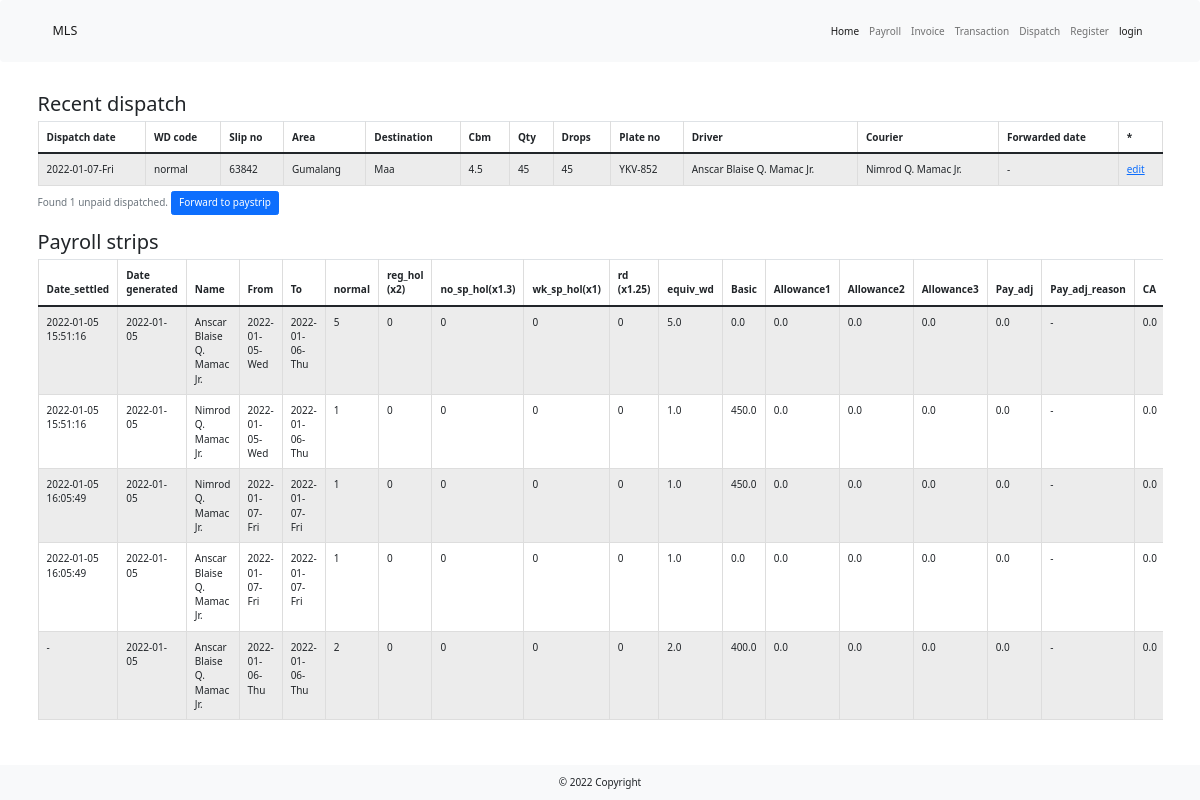
Page /payroll on the committed database.
### main.py (models this page shows)
class DispatchTable(UserMixin, db.Model):
    __tablename__ = "dispatch"
    id = db.Column(db.Integer, primary_key=True, unique=True)
    dispatch_date = db.Column(db.String(100), nullable=False)
    wd_code = db.Column(db.String(100), nullable=False)
    slip_no = db.Column(db.String(100), nullable=False)
    route = db.Column(db.String(100), nullable=False)
    area = db.Column(db.String(250))
    destination = db.Column(db.String(100))
    odo_start = db.Column(db.Integer)
    odo_end = db.Column(db.Integer)
    km = db.Column(db.Float(precision=1))
    cbm = db.Column(db.Float(precision=1), nullable=False)
    qty = db.Column(db.Integer, nullable=False)
    drops = db.Column(db.Integer, nullable=False)
    std_rate = db.Column(db.Float(precision=1), nullable=False)
    rate = db.Column(db.Float(precision=1), nullable=False)
    plate_no = db.Column(db.String(100), nullable=False)
    driver = db.Column(db.String(100), nullable=False)
    courier = db.Column(db.String(100), nullable=False)
    forwarded_date = db.Column(db.String(100), nullable=False)
    invoice_no = db.Column(db.String(100))
    or_no = db.Column(db.String(100))
    or_amt = db.Column(db.Float(precision=1))
    encoded_on = db.Column(db.String(100), nullable=False)
    encoded_by = db.Column(db.String(100))
    encoder_id = db.Column(db.Integer, db.ForeignKey("users.id"))
    encoder = relationship("UserTable", back_populates="dispatch")

class PayStripTable(UserMixin, db.Model):
    __tablename__ = "pay_strip"
    id = db.Column(db.Integer, primary_key=True, unique=True)
    date_settled = db.Column(db.String(100))
    start_date = db.Column(db.String(100), nullable=False)
    end_date = db.Column(db.String(100), nullable=False)
    employee_name = db.Column(db.String(100), nullable=False)
    employee_id = db.Column(db.String(100), nullable=False)
    normal = db.Column(db.Integer)
    reg_hol = db.Column(db.Integer)
    no_sp_hol = db.Column(db.Integer)
    wk_sp_hol = db.Column(db.Integer)
    rd = db.Column(db.Integer)
    equiv_wd = db.Column(db.Float(precision=2))
    basic = db.Column(db.Float(precision=2))
    allowance1 = db.Column(db.Float(precision=2))
    allowance2 = db.Column(db.Float(precision=2))
    allowance3 = db.Column(db.Float(precision=2))
    pay_adj = db.Column(db.Float(precision=2))
    pay_adj_reason = db.Column(db.String(250))
    cash_adv = db.Column(db.Float(precision=2))
    ca_date = db.Column(db.String(100))
    ca_deduction = db.Column(db.Float(precision=2))
    ca_remaining = db.Column(db.Float(precision=2))
    sss = db.Column(db.Float(precision=2))
    philhealth = db.Column(db.Float(precision=2))
    pag_ibig = db.Column(db.Float(precision=2))
    life_insurance = db.Column(db.Float(precision=2))
    income_tax = db.Column(db.Float(precision=2))
    total_pay = db.Column(db.Float(precision=2))
    total_deduct = db.Column(db.Float(precision=2))
    net_pay = db.Column(db.Float(precision=2))
    transferred_amt1 = db.Column(db.Float(precision=2))
    transferred_amt2 = db.Column(db.Float(precision=2))
    carry_over_next_month = db.Column(db.Float(precision=2))
    carry_over_past_month = db.Column(db.Float(precision=2))
    gen_date = db.Column(db.String(100))
    paid_by = db.Column(db.String(100))
    dispatch_ids = db.Column(db.String(200))

### main.py (the view)
@app.route("/payroll", methods=["Get", "Post"])
def payroll():
    with create_engine('sqlite:///lbc_dispatch.db').connect() as cnx:
        raw = pd.read_sql_table(
            table_name="dispatch",
            con=cnx, index_col='dispatch_date',
            columns=['id', 'dispatch_date', 'wd_code', 'slip_no',
                     'area', 'destination', 'cbm', 'qty', 'drops', 'plate_no',
                     'driver', 'courier', 'forwarded_date'
                     ],
        )
    unpaid_cnt = is_found(raw["forwarded_date"], "-")
    if unpaid_cnt > 0:
        paid = False
        df = raw.groupby("forwarded_date").get_group("-").sort_values("dispatch_date", ascending=False)  # group of unpaid dispatches
    else:
        paid = True
        df = raw.head(n=25).sort_values("dispatch_date", ascending=False)
    with create_engine('sqlite:///lbc_dispatch.db').connect() as cnx:
        strip_df = pd.read_sql_table(table_name="pay_strip", con=cnx)
        pay_strip_df = strip_df.head(n=25).sort_values("gen_date", ascending=False)
    return render_template("payroll.html", unpaid_df=df, pay_strip_df=pay_strip_df, paid=paid, unpaid_cnt=unpaid_cnt)

### _util.py (called while the page is built)
def is_found(list_to_check, char_to_find):
    cnt = 0
    for item in list_to_check:
        if item == char_to_find:
            cnt += 1
    if cnt > 0:
        return cnt
    else:
        return cnt

### templates/payroll.html (shortened to what this page needs)
{% extends 'bootstrap/base.html' %}
{% import "bootstrap/wtf.html" as wtf %}
{% block content %}
    {% include '_header.html' %}
    <div class="container my-5">
        <h2>Recent dispatch</h2>
        <div class="table-responsive">
            <table class="table table-striped table-hover table-bordered table-sm">
                {% if paid: %}
                    <caption>No unpaid dispatch found</caption>
                {% else: %}
                    <caption>Found {{unpaid_cnt }} unpaid dispatched. <a href="{{ url_for('add_payroll')}}" class="btn btn-primary">Forward to paystrip</a></caption>
                {% endif %}
                <thead>
                <tr>
                    <th scope="col">Dispatch date</th>
                    <th scope="col">WD code</th>
                    <th scope="col">Slip no</th>
                    <th scope="col">Area</th>
                    <th scope="col">Destination</th>
                    <th scope="col">Cbm</th>
                    <th scope="col">Qty</th>
                    <th scope="col">Drops</th>
                    <th scope="col">Plate no</th>
                    <th scope="col">Driver</th>
                    <th scope="col">Courier</th>
                    <th scope="col">Forwarded date</th>
                    <th scope="col">*</th>
                </tr>
                </thead>
                <tbody>
                {% for row in unpaid_df.itertuples(): %}
                <tr>
                    <td>{{ row[2] }}</td>
                    <td>{{ row[3] }}</td>
                    <td>{{ row[4] }}</td>
                    <td>{{ row[5] }}</td>
                    <td>{{ row[6] }}</td>
                    <td>{{ row[7] }}</td>
                    <td>{{ row[8] }}</td>
                    <td>{{ row[9] }}</td>
                    <td>{{ row[10] }}</td>
                    <td>{{ row[11] }}</td>
                    <td>{{ row[12] }}</td>
                    <td>{{ row[13] }}</td>
                    {% if paid %}
                        <td><a hidden href="{{ url_for('edit_dispatch', dispatch_id=row[1])}}">edit</a></td>
                    {% else: %}
                        <td><a href="{{ url_for('edit_dispatch', dispatch_id=row[1])}}">edit</a></td>
                    {% endif %}
                </tr>
                {% endfor %}
                </tbody>
            </table>
        </div>
        <h2>Payroll strips</h2>
        <div class="table-responsive">
            <table class="table table-striped table-hover table-bordered table-sm">
                <thead>
                <tr>
                    <th scope="col">Date_settled</th>
                    <th scope="col">Date generated</th>
                    <th scope="col">Name</th>
                    <th scope="col">From</th>
                    <th scope="col">To</th>
                    <th scope="col">normal</th>
                    <th scope="col">reg_hol (x2)</th>
                    <th scope="col">no_sp_hol(x1.3)</th>
                    <th scope="col">wk_sp_hol(x1)</th>
                    <th scope="col">rd (x1.25)</th>
                    <th scope="col">equiv_wd</th>
                    <th scope="col">Basic</th>
                    <th scope="col">Allowance1</th>
                    <th scope="col">Allowance2</th>
                    <th scope="col">Allowance3</th>
                    <th scope="col">Pay_adj</th>
                    <th scope="col">Pay_adj_reason</th>
                    <th scope="col">CA</th>
                </tr>
                </thead>
                <tbody>
                {% for row in pay_strip_df.itertuples(): %}
                <tr>
                    <td>{{ row[2] }}</td>
                    <td>{{ row[35] }}</td>
                    <td>{{ row[5] }}</td>
                    <td>{{ row[3] }}</td>
                    <td>{{ row[4] }}</td>
                    <td>{{ row[7] }}</td>
                    <td>{{ row[8] }}</td>
                    <td>{{ row[9] }}</td>
                    <td>{{ row[10] }}</td>
                    <td>{{ row[11] }}</td>
                    <td>{{ row[12] }}</td>
                    <td>{{ row[13] }}</td>
                    <td>{{ row[14] }}</td>
                    <td>{{ row[15] }}</td>
                    <td>{{ row[16] }}</td>
                    <td>{{ row[17] }}</td>
                    <td>{{ row[18] }}</td>
                    <td>{{ row[19] }}</td>
                </tr>
                {% endfor %}
                </tbody>
            </table>
        </div>
    </div>
    {% include '_footer.html' %}
{% endblock  %}

### rows in the picture
DispatchTable: dispatch_date "2022-01-07-Fri", wd_code "normal", slip_no "63842", area "Gumalang", destination "Maa", cbm "4.5", qty "45", drops "45", plate_no "YKV-852", driver "Anscar Blaise Q. Mamac Jr.", courier "Nimrod Q. Mamac Jr.", forwarded_date "-"
PayStripTable: date_settled "2022-01-05 15:51:16", gen_date "2022-01-05", employee_name "Anscar Blaise Q. Mamac Jr.", start_date "2022-01-05-Wed", end_date "2022-01-06-Thu", normal "5", no_sp_hol "0", wk_sp_hol "0", rd "0", row "0", equiv_wd "5.0", allowance1 "0.0", allowance2 "0.0", allowance3 "0.0", pay_adj "0.0", row "0.0", row "-"
PayStripTable: date_settled "2022-01-05 15:51:16", gen_date "2022-01-05", employee_name "Nimrod Q. Mamac Jr.", start_date "2022-01-05-Wed", end_date "2022-01-06-Thu", normal "1", no_sp_hol "0", wk_sp_hol "0", rd "0", row "0", equiv_wd "1.0", row "450.0", allowance2 "0.0", allowance3 "0.0", pay_adj "0.0", row "0.0", row "-"
PayStripTable: date_settled "2022-01-05 16:05:49", gen_date "2022-01-05", employee_name "Nimrod Q. Mamac Jr.", start_date "2022-01-07-Fri", end_date "2022-01-07-Fri", normal "1", no_sp_hol "0", wk_sp_hol "0", rd "0", row "0", equiv_wd "1.0", row "450.0", allowance2 "0.0", allowance3 "0.0", pay_adj "0.0", row "0.0", row "-"
PayStripTable: date_settled "2022-01-05 16:05:49", gen_date "2022-01-05", employee_name "Anscar Blaise Q. Mamac Jr.", start_date "2022-01-07-Fri", end_date "2022-01-07-Fri", normal "1", no_sp_hol "0", wk_sp_hol "0", rd "0", row "0", equiv_wd "1.0", allowance1 "0.0", allowance2 "0.0", allowance3 "0.0", pay_adj "0.0", row "0.0", row "-"
PayStripTable: row "-", gen_date "2022-01-05", employee_name "Anscar Blaise Q. Mamac Jr.", start_date "2022-01-06-Thu", end_date "2022-01-06-Thu", normal "2", no_sp_hol "0", wk_sp_hol "0", rd "0", row "0", equiv_wd "2.0", basic "400.0", allowance2 "0.0", allowance3 "0.0", pay_adj "0.0", row "0.0"

### other values in the picture
{{ unpaid_cnt }} "1"
